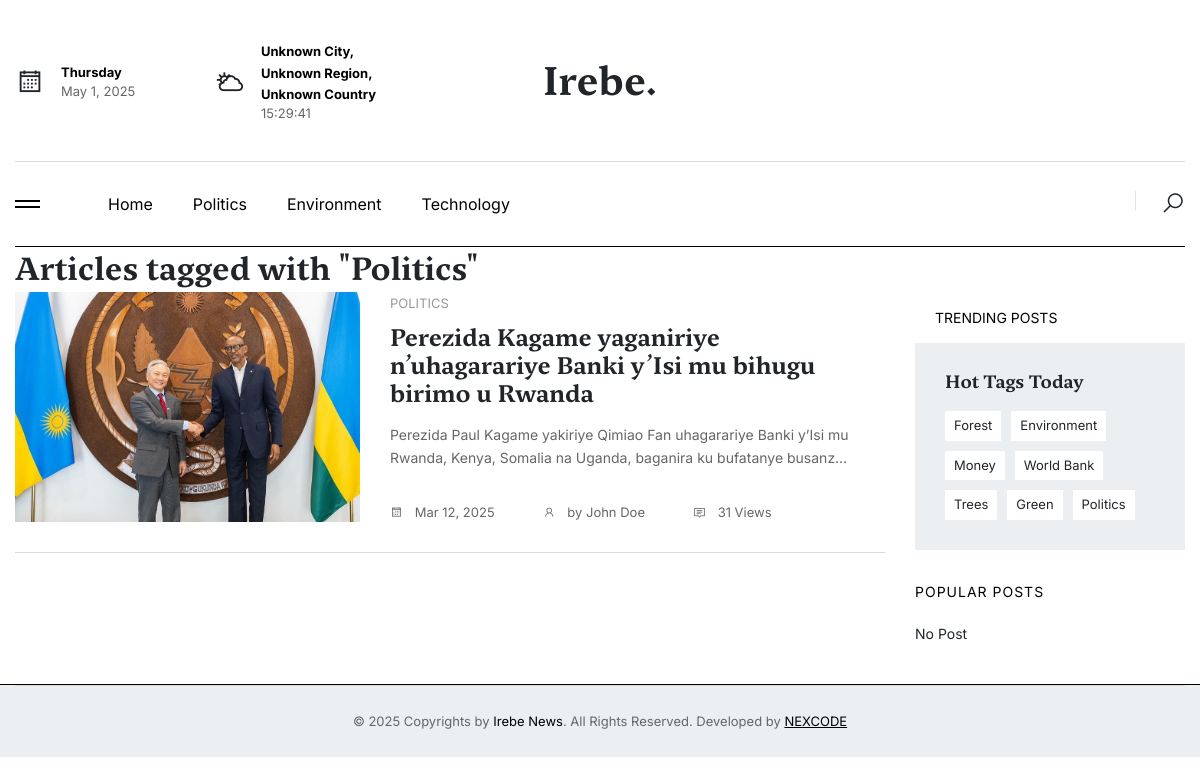
Screenshot of /tag/politics/ with the database file from the repository.
### base/models.py (models this page shows, shortened)
class Category(models.Model):
    name = models.CharField(max_length=100, unique=True)
    slug = models.SlugField(max_length=255, unique=True, blank=True)
    description = models.TextField()
    image = ProcessedImageField(
        upload_to=category_image_path,
        processors=[ResizeToFill(800, 800)],
        options={'quality': 90},
        null=True,
        blank=True,
    )
    created_at = models.DateTimeField(auto_now_add=True)
    updated_at = models.DateTimeField(auto_now=True)
    class Meta:
        verbose_name_plural = "Categories"

class Tag(models.Model):
    name = models.CharField(max_length=100, unique=True)
    slug = models.SlugField(unique=True, blank=True)
    class Meta:
        verbose_name_plural = "Tags"

class Article(models.Model):
    title = models.CharField(max_length=255)
    slug = models.SlugField(unique=True, blank=True, max_length=255)
    content = RichTextField()  # Use RichTextField from CKEditor instead of TextField
    author = models.ForeignKey(settings.AUTH_USER_MODEL, on_delete=models.CASCADE)  # Updated to reference custom user model
    category = models.ForeignKey(Category, on_delete=models.SET_NULL, null=True, blank=True)
    tags = models.ManyToManyField(Tag, related_name='articles')
    published_at = models.DateTimeField(auto_now_add=True)
    updated_at = models.DateTimeField(auto_now=True)
    status = models.CharField(max_length=20, choices=[('draft', 'Draft'), ('published', 'Published')], default='draft')
    language = models.CharField(max_length=50, default='en')
    views = models.PositiveIntegerField(default=0)
    created_at = models.DateTimeField(default=timezone.now)
    updated_at = models.DateTimeField(auto_now=True)
    video_url = models.URLField(null=True, blank=True)
    sponsored = models.BooleanField(default=False)
    sponsored_link = models.URLField(null=True, blank=True)
    class Meta:
        verbose_name_plural = "Articles"

class ArticleImage(models.Model):
    article = models.ForeignKey(Article, on_delete=models.CASCADE)
    image = ProcessedImageField(
        upload_to=article_image_path,
        processors=[ResizeToFill(1080, 600)],
        options={'quality': 90},
        null=True,
        blank=True,
    )
    caption = models.CharField(max_length=255, null=True, blank=True)
    def image_preview(self):
        """Display a thumbnail of the article image in the list view."""
        if self.image:
            return format_html('<img src="{}" width="50" height="50" />', self.image.url)
        return "No image"
    image_preview.short_description = "Image Preview"
    class Meta:
        verbose_name_plural = "Article Images"

### account/models.py (models this page shows, shortened)
class User(AbstractBaseUser, PermissionsMixin):
    ROLE_CHOICES = (
        ('admin', 'Admin'),
        ('editor', 'Editor'),
        ('journalist', 'Journalist'),
        ('guest', 'Guest'),
    )
    email = models.EmailField(unique=True)
    name = models.CharField(max_length=255)
    phone_number = models.CharField(max_length=15, unique=True)
    image = ProcessedImageField(
        upload_to=user_image_path,
        processors=[ResizeToFill(720, 720)],
        format='JPEG',
        options={'quality': 90},
        null=True,
        blank=True,
    )
    role = models.CharField(max_length=30, choices=ROLE_CHOICES, default='guest')
    slug = models.SlugField(unique=True, max_length=255, null=True, blank=True)
    username = models.CharField(max_length=255, unique=True, null=True, blank=True)
    added_by = models.ForeignKey('self', on_delete=models.CASCADE, null=True, blank=True, related_name='added_users')
    is_active = models.BooleanField(default=True)
    is_staff = models.BooleanField(default=False)
    created_at = models.DateTimeField(default=timezone.now)
    updated_at = models.DateTimeField(auto_now=True)
    objects = CustomUserManager()
    USERNAME_FIELD = 'email'
    REQUIRED_FIELDS = ['name', 'phone_number']

### base/views.py (the view)
# urls.py: path('tag/<slug:tag_slug>/', showTagArticles, name='showTagArticles'),
def showTagArticles(request, tag_slug):
    tag = get_object_or_404(Tag, slug=tag_slug)
    articles = Article.objects.filter(tags=tag, status='published').order_by('-created_at')
    timeThreshold = timezone.now() - timedelta(hours=24)
    weekTimeThreshold = timezone.now() - timedelta(days=7)
    topArticle = Article.objects.filter(tags=tag, status='published', created_at__gte=timeThreshold)\
                                .order_by('-views').first()
    mostViewedWeeklyArticle = Article.objects.filter(tags=tag, status='published', created_at__gte=weekTimeThreshold)\
                                             .order_by('-views').first()
    if mostViewedWeeklyArticle:
        mostViewedWeeklyArticles = Article.objects.filter(tags=tag, status='published', created_at__gte=weekTimeThreshold)\
                                                  .exclude(id=mostViewedWeeklyArticle.id)\
                                                  .order_by('-views')[:3]
    else:
        mostViewedWeeklyArticles = Article.objects.filter(tags=tag, status='published', created_at__gte=weekTimeThreshold)\
                                                  .order_by('-views')[:3]
    categories = Category.objects.all()
    all_tags = Tag.objects.all().order_by('?')
    sponsoredArticles = Article.objects.filter(tags=tag, status='published', sponsored=True).order_by('-created_at')
    sponsoredArticleRecent2 = None
    if sponsoredArticles.exists():
        firstSponsored = sponsoredArticles.first()
        sponsoredArticleRecent2 = sponsoredArticles.exclude(id=firstSponsored.id).first()
    context = {
        'tag': tag,
        'articles': articles,
        'topArticle': topArticle,
        'mostViewedWeeklyArticle': mostViewedWeeklyArticle,
        'mostViewedWeeklyArticles': mostViewedWeeklyArticles,
        'categories': categories,
        'tags': all_tags,
        'sponsoredArticleRecent2': sponsoredArticleRecent2,
    }
    return render(request, 'pages/tag_articles.html', context)

### templates/pages/tag_articles.html (shortened to what this page needs)
{% extends 'layouts/app.html' %}
{% load static %}
{% load humanize %}
{% block content %}
<section class="tc-popular-posts-blog">
    <div class="container">
        <h2 class="section-title">Articles tagged with "{{ tag.name }}"</h2>
        <div class="row">
            <div class="col-lg-9">
                <div class="tc-post-list-style3">
                    <div class="items">
                        {% for article in articles %}
                            <div class="item">
                                <div class="row">
                                    <div class="col-lg-5">
                                        <div class="img th-230 img-cover overflow-hidden">
                                            {% with articleImage=article.articleimage_set.first %}
                                                {% if articleImage %}
                                                    <img src="{{ articleImage.image.url }}" alt="{{ articleImage.caption }}">
                                                {% else %}
                                                    <img src="https://upload.wikimedia.org/wikipedia/commons/d/d1/Image_not_available.png" alt="Default Image">
                                                {% endif %}
                                            {% endwith %}
                                        </div>
                                    </div>
                                    <div class="col-lg-7">
                                        <div class="content mt-20 mt-lg-0">
                                            {% if article.category %}
                                            <a href="{% url 'base:showCategoryArticles' article.category.slug %}" class="color-999 fsz-13px text-uppercase mb-10">
                                                {{ article.category.name }}
                                            </a>
                                            {% endif %}
                                            <h4 class="title mb-15">
                                                <a href="{% url 'base:showArticle' article.slug %}">{{ article.title }}</a>
                                            </h4>
                                            <div class="text color-666">
                                                {{ article.content|safe|truncatechars:140 }}
                                            </div>
                                            <div class="meta-bot fsz-13px color-666">
                                                <ul class="d-flex">
                                                    <li class="date me-5">
                                                        <a href="#"><i class="la la-calendar me-2"></i> {{ article.created_at|date:"M d, Y" }}</a>
                                                    </li>
                                                    <li class="author me-5">
                                                        <a href="#"><i class="la la-user me-2"></i> by {{ article.author.name }}</a>
                                                    </li>
                                                    <li class="comment">
                                                        <a href="#"><i class="la la-comment me-2"></i> {{ article.views }} Views</a>
                                                    </li>
                                                </ul>
                                            </div>
                                        </div>
                                    </div>
                                </div>
                            </div>
                        {% empty %}
                            <p>No articles found for tag "{{ tag.name }}".</p>
                        {% endfor %}
                    </div>
                </div>
            </div>
            <div class="col-lg-3">
                <div class="tc-post-list-style1">
                    <div class="tc-post-title-style1">
                        <a href="#"> Trending Posts </a>
                    </div>
                </div>
                <div class="tc-widget-tags-style2">
                    <h5 class="wid-title-style2"> Hot Tags Today </h5>
                    <div class="tags-content">
                        {% for tag in tags %}
                            <a href="{% url 'base:showTagArticles' tag.slug %}">{{ tag.name }}</a>
                        {% empty %}
                            No Post
                        {% endfor %}
                    </div>
                </div>
                <div class="tc-widget-popular-style1">
                    <p class="color-000 text-uppercase mb-20 ltspc-1"> Popular Posts </p>
                    <div class="tc-widget-popular-list">
                        {% for article in mostViewedWeeklyArticles %}
                            <a href="{% url 'base:showArticle' article.slug %}" class="item">
                                <div class="img img-cover">
                                    {% with articleImage=article.articleimage_set.first %}
                                        {% if articleImage %}
                                            <img src="{{ articleImage.image.url }}" alt="{{ articleImage.caption }}">
                                        {% else %}
                                            <img src="https://upload.wikimedia.org/wikipedia/commons/d/d1/Image_not_available.png" alt="Default Image">
                                        {% endif %}
                                    {% endwith %}
                                </div>
                                <div class="info">
                                    <h6 class="title">
                                        {{ article.title }}
                                    </h6>
                                </div>
                            </a>
                        {% empty %}
                            No Post
                        {% endfor %}
                    </div>
                </div>
            </div>
        </div>
    </div>
</section>
{% endblock %}

### templates/components/navbar.html (shortened to what this page needs)
{% load static %}
<div class="navbar-container">
    <div class="container">
        <div class="top-navbar style-1">
            <div class="container p-0">
                <div class="row align-items-center">
                    <div class="col-lg-4">
                        <div class="date-weather mb-3 mb-lg-0">
                            <div class="row align-items-center">
                                <div class="col-6">
                                    <div class="item">
                                        <div class="icon me-3 pt-1">
                                            <i class="la la-calendar"></i>
                                        </div>
                                        <div class="inf" id="current-date"></div>
                                    </div>
                                </div>
                                <div class="col-6">
                                    <div class="item">
                                        <div class="icon me-3 pt-1">
                                            <i class="la la-cloud-sun"></i>
                                        </div>
                                        <div class="inf" id="location-info"></div>
                                    </div>
                                </div>
                            </div>
                        </div>
                    </div>
                    <div class="col-lg-4 text-center">
                        <a href="{% url 'base:home' %}" class="logo-brand d-none d-lg-block">
                            <h1>Irebe.</h1>
                        </a>
                    </div>
                </div>
            </div>
        </div>
        <nav class="navbar navbar-expand-lg navbar-light style-1">
            <div class="container p-0">
                <div class="mob-nav-toggles d-flex align-items-center justify-content-between">
                    <button class="navbarList-icon me-lg-5" data-bs-toggle="offcanvas" href="#offcanvasExample"
                        role="button" aria-controls="offcanvasExample">
                        <span></span><span></span>
                    </button>
                </div>
                <div class="collapse navbar-collapse" id="navbarSupportedContent">
                    <ul class="navbar-nav me-auto mb-2 mb-lg-0">
                        <li class="nav-item">
                            <a
                                href="{% url 'base:home' %}"
                                class="nav-link {% if request.resolver_match.url_name == 'home' %}active fw-bold{% endif %}"
                            >
                                Home
                            </a>
                        </li>
                        {% for category in categories|slice:":8" %}
                        <li class="nav-item">
                            <a
                                href="{% url 'base:showCategoryArticles' category.slug %}"
                                class="nav-link {% if request.resolver_match.url_name == 'showCategoryArticles' and request.resolver_match.kwargs.category_slug == category.slug %}active fw-bold{% endif %}"
                            >
                                {{ category.name }}
                            </a>
                        </li>
                        {% endfor %}
                    </ul>
                    <div class="nav-side">
                        <a href="#" class="icon-link search-btn-style1">
                            <i class="la la-search fs-4 sOpen-btn"></i>
                        </a>
                    </div>
                </div>
            </div>
        </nav>
    </div>
</div>

### rows the page displays
Category: name "Politics"
Category: name "Environment"
Category: name "Technology"
Tag: name "Politics"
Article: articleimage_set.first.image (picture), category.name "POLITICS", title "Perezida Kagame yaganiriye n’uhagarariye Banki y’Isi mu bihugu birimo u Rwanda", content "Perezida Paul Kagame yakiriye Qimiao Fan uhagarariye Banki y’Isi mu Rwanda, Kenya, Somalia na Uganda, baganira ku bufatanye busanz…", created_at "Mar 12, 2025", author.name "John Doe", views "31"
Tag: name "Forest"
Tag: name "Environment"
Tag: name "Money"
Tag: name "World Bank"
Tag: name "Trees"
Tag: name "Green"
